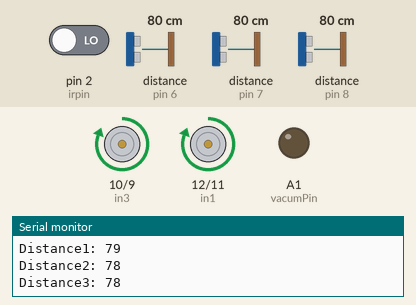
A sketch run on a simulated Arduino Uno, built with avr-gcc and run on an emulated ATmega328P. Parts: motor-driver pin pairs drawn as motors (green arrow = first pin HIGH = forward, orange = second pin HIGH = backward, longer = more drive), output pins drawn as LEDs (lit = HIGH), the last lines printed to the serial monitor. Wiring (inferred from the names in the program): 3 × ultrasonic range finder: trigger pin 3, echo pin 6 / trigger pin 4, echo pin 7 / trigger pin 5, echo pin 8. The test bench sets the inputs (shaded band); at power-on: distance to the obstacle (sensors on pin 6, pin 7, pin 8) 80 cm, pin 2 (irpin) LOW. The echo pulse lasts 58.3 µs per cm; pins used as bus, display or sensor lines are not drawn.

Above: at 1.4 s.
1.5 s: distance to the obstacle (sensor on pin 6) set to 35 cm
3.0 s: distance to the obstacle (sensor on pin 6) set to 29 cm
At 3.7 s:
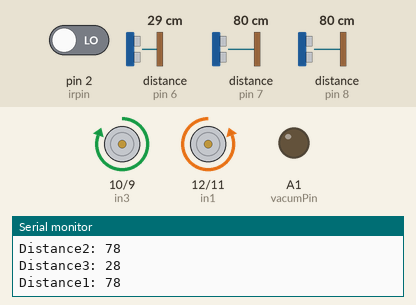
4.5 s: pin 2 (irpin) driven HIGH
At 5.3 s:
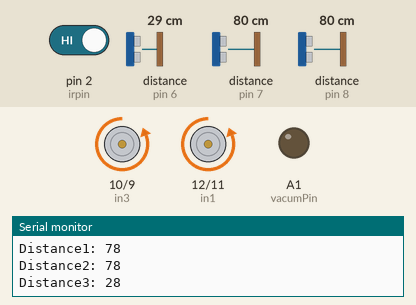
6.4 s: pin 2 (irpin) driven LOW
At 7.4 s:
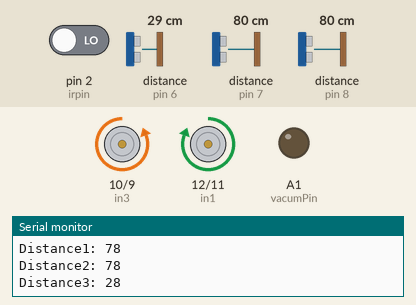
9.0 s: distance to the obstacle (sensor on pin 6) set to 60 cm
At 9.9 s:
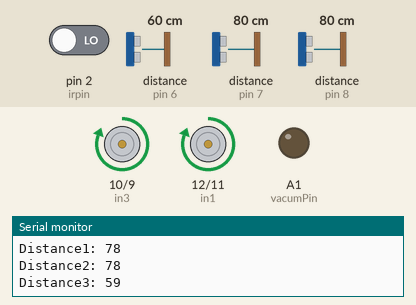
10.8 s: distance to the obstacle (sensor on pin 6) set to 2 cm
At 11.7 s:
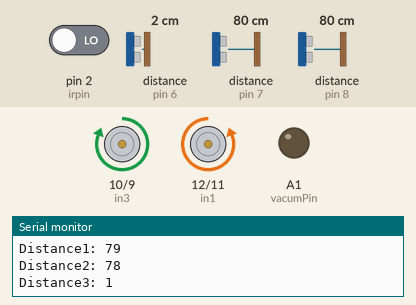
Timing chart, 0 to 13.7 s (numbered marks = the images above; inputs shaded):
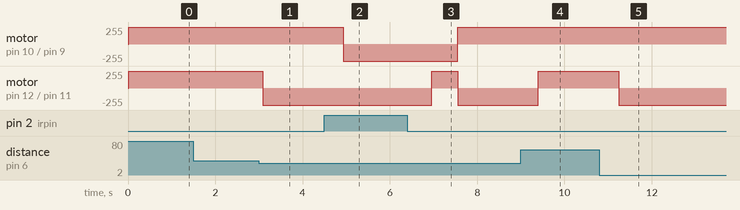

The sketch:

vacuum_cleaner.ino
```cpp
// defining the pins
int range = 30;
int turnTime = 600;
const int trigPin1 = 5;
const int echoPin1 = 8;
const int trigPin2 = 4;
const int echoPin2 = 7;
const int trigPin3 = 3;
const int echoPin3 = 6;
const int vacumPin = A1;
int in1 = 12;
int in2 = 11;
int in3 = 10;
int in4 = 9;

int irpin = 2;
// defining variables
long duration1;
long duration2;
long duration3;
int distanceleft;
int distancefront;
int distanceright;
int a = 0;

void setup() {
  pinMode(vacumPin,  OUTPUT);
  pinMode(trigPin1,  OUTPUT);
  pinMode(trigPin2, OUTPUT);
  pinMode(trigPin3, OUTPUT);// Sets the trigPin as an Output
  pinMode(echoPin1,  INPUT); // Sets the echoPin as an Input
  pinMode(echoPin2, INPUT);
  pinMode(echoPin3, INPUT);
  pinMode(irpin, INPUT);
  pinMode(in1, OUTPUT);
  pinMode(in2, OUTPUT);
  pinMode(in3, OUTPUT);
  pinMode(in4, OUTPUT);
  /*
    digitalWrite(in1, LOW);
    digitalWrite(in2, HIGH);
    digitalWrite(in3, LOW);
    digitalWrite(in4, HIGH);
    delay(turnTime0);
     digitalWrite(in2, LOW);
    digitalWrite(in1, HIGH);
    digitalWrite(in4, LOW);
    digitalWrite(in3, HIGH);
    delay(turnTime0);*/
  digitalWrite(vacumPin, LOW);
  Serial.begin(9600);
}
void loop() {
  digitalWrite(trigPin1, LOW);
  delayMicroseconds(2);
  digitalWrite(trigPin1, HIGH);
  delayMicroseconds(10);
  digitalWrite(trigPin1, LOW);
  duration1 = pulseIn(echoPin1,  HIGH);
  distanceleft = duration1 * 0.034 / 2;

  Serial.print("Distance1: ");
  Serial.println(distanceleft);
  digitalWrite(trigPin2, LOW);
  delayMicroseconds(2);
  digitalWrite(trigPin2, HIGH);
  delayMicroseconds(10);
  digitalWrite(trigPin2, LOW);
  duration2 = pulseIn(echoPin2, HIGH);
  distancefront = duration2 * 0.034 / 2;
  Serial.print("Distance2: ");
  Serial.println(distancefront);
  digitalWrite(trigPin3, LOW);
  delayMicroseconds(2);
  digitalWrite(trigPin3, HIGH);
  delayMicroseconds(10);
  digitalWrite(trigPin3, LOW);
  duration3 = pulseIn(echoPin3, HIGH);
  distanceright = duration3 * 0.034 / 2;
  Serial.print("Distance3: ");
  Serial.println(distanceright);
  int s = digitalRead(irpin);
  if (s == HIGH)
  {
    digitalWrite(in1, LOW);
    digitalWrite(in2, HIGH);
    digitalWrite(in3, LOW);
    digitalWrite(in4, HIGH);
    delay(1000);
    a = 1;
  }
  if ((a == 0) && (s == LOW) && (distanceleft <= range && distancefront > range && distanceright <= range) ||
      (a == 0) && (s == LOW) && (distanceleft > range && distancefront > range && distanceright > range))
  {
    digitalWrite(in1, HIGH);
    digitalWrite(in2, LOW);
    digitalWrite(in3, HIGH);
    digitalWrite(in4, LOW);
    delay(turnTime);
  }
  if ((a == 1) && (s == LOW)
      || (s == LOW) && (distanceleft <= range && distancefront <= range && distanceright > range)
      || (s == LOW) && (distanceleft <= range && distancefront <= range && distanceright > range)
      || (s == LOW) && (distanceleft <= range && distancefront > range && distanceright > range) ||
      (distanceleft <= range && distancefront > range && distanceright > range)) {
    digitalWrite(in1, HIGH);
    digitalWrite(in2, LOW);
    digitalWrite(in3, LOW);
    digitalWrite(in4, HIGH);
    delay(turnTime);
    a = 0;
  }
  if ((s == LOW) && (distanceleft > range && distancefront <= range && distanceright <= range)
      || (s == LOW) && (distanceleft > range && distancefront > range && distanceright <= range)
      || (s == LOW) && (distanceleft > range && distancefront <= range && distanceright > range) ) {
    digitalWrite(in1, LOW);
    digitalWrite(in2, HIGH);
    digitalWrite(in3, HIGH);
    digitalWrite(in4, LOW);
    delay(turnTime);
  }
}
```

Measured:
- the behaviour switches between 32 and 31 cm on distance to the obstacle (sensor on pin 6) (found by bisection; images 0 and 1)
- after the input at 3.0 s, motor on pin 12 (in1) / pin 11 (in2): forward 255/255 → backward 255/255 after 0.09 s
- after the input at 4.5 s, motor on pin 10 (in3) / pin 9 (in4): forward 255/255 → backward 255/255 after 0.43 s
- after the input at 6.4 s, motor on pin 10 (in3) / pin 9 (in4): backward 255/255 → forward 255/255 after 1.2 s; motor on pin 12 (in1) / pin 11 (in2): backward 255/255 → forward 255/255 after 0.56 s, → backward 255/255 0.60 s later
- after the input at 9.0 s, motor on pin 12 (in1) / pin 11 (in2): backward 255/255 → forward 255/255 after 0.40 s
- after the input at 10.8 s, motor on pin 12 (in1) / pin 11 (in2): forward 255/255 → backward 255/255 after 0.44 s
